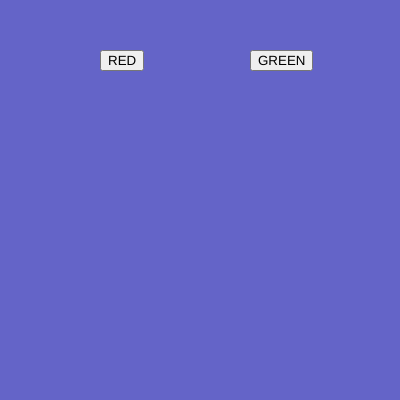
Frame 1 (no input)
Frame 60 (no input): identical to frame 1, image omitted
Frame 120 (the mouse pressed at the canvas centre since frame 60): identical to frame 1, image omitted

The p5.js sketch that drew this single still picture (run headless with seeded random() and noise() and a simulated clock; from frame 60 on, the mouse is pressed at the canvas centre):

// p5.js sketch
// ── sketch.js
var btn_red;
var btn_green;

var r = 100;
var g = 100;
var b = 200;

function setup() {
  createCanvas(400, 400);  
  btn_red = createButton("RED");
  btn_red.position(100,50);
  btn_red.mousePressed(red_bg);

  btn_green = createButton("GREEN");
  btn_green.position(250,50);
  btn_green.mousePressed(green_bg);
}

function draw() {
  background(r,g,b);
}
function red_bg ()
{
  r = 255;
  g = 0;
  b = 0;
}

function green_bg ()
{
  r = 0;
  g = 255;
  b = 0;
}
